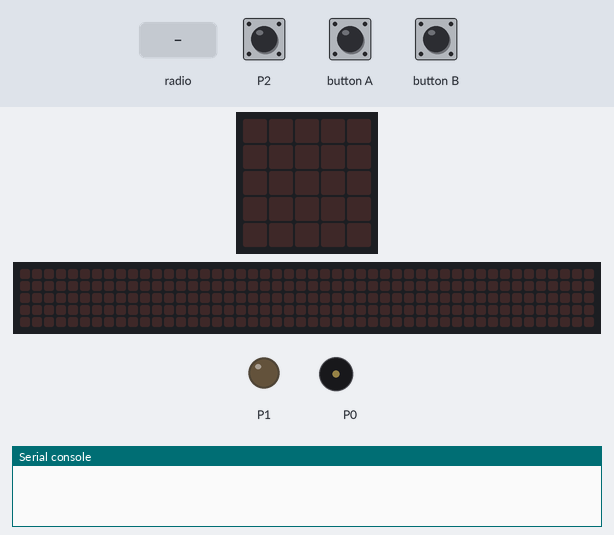
The program below on a simulated BBC micro:bit running MicroPython. Shown: the board's 5×5 LED display, a strip that is not on the board, showing the scrolling text unrolled, output pins drawn as LEDs (lit = HIGH), buzzer (waves = sounding), the last lines printed to the serial console. Inputs (shaded band) come from the test bench; at power-on: P2 LOW. No radio messages arrive unless stated (any console line starting 'radio sent:' is added by the test bench); the 48×5 strip is a reading aid, not a part: it shows the text the display is scrolling, unrolled, one strip-width of it at a time.

Above: at 1.2 s.
1.3 s: button A pressed for 0.15 s
At 2.5 s:
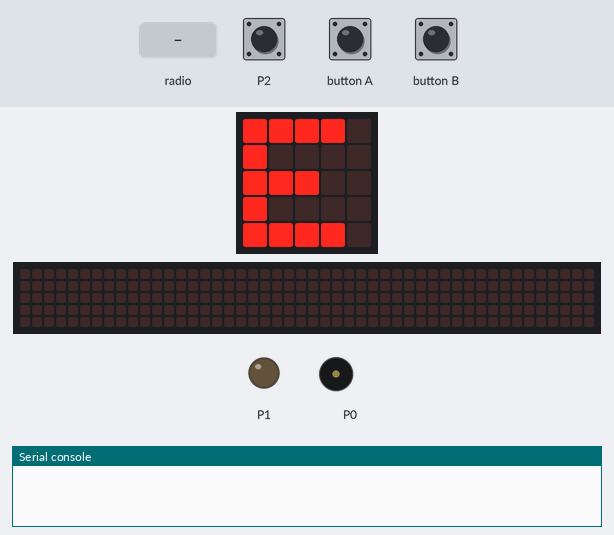
3.5 s: button B pressed for 0.15 s
At 3.55 s:
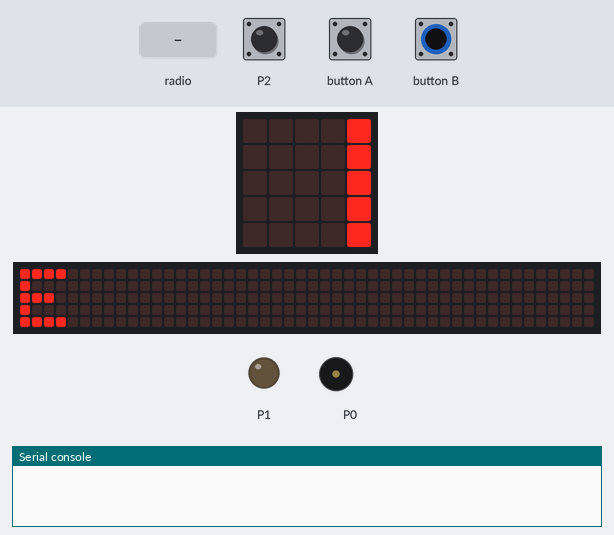
6.5 s: radio message "--." arrives
At 8.75 s:
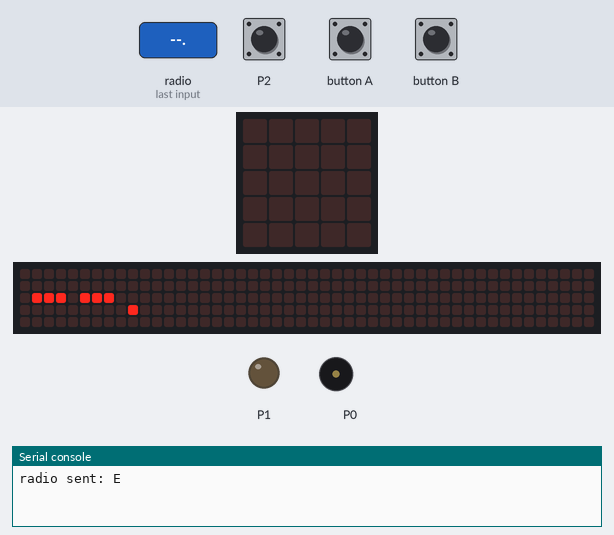
9.5 s: P2 pulled HIGH for 0.15 s
At 10.0 s:
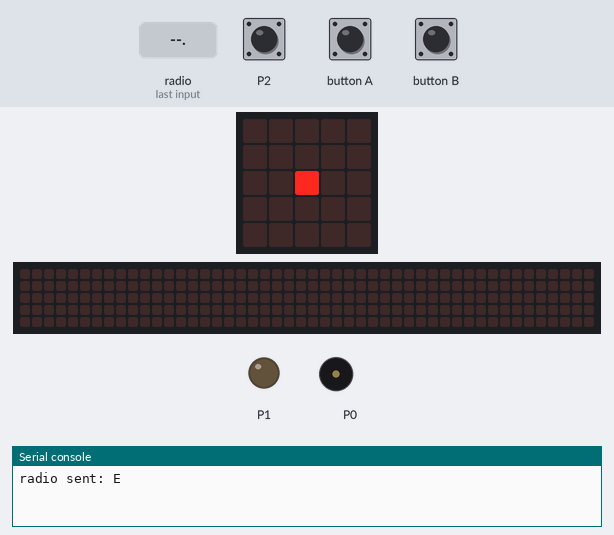
11.6 s: button A pressed for 1 s
At 11.75 s:
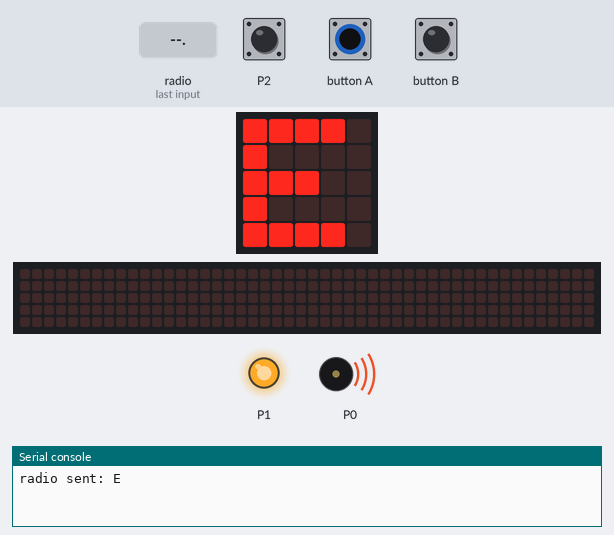
14.1 s: radio message "-.-." arrives
At 16.8 s:
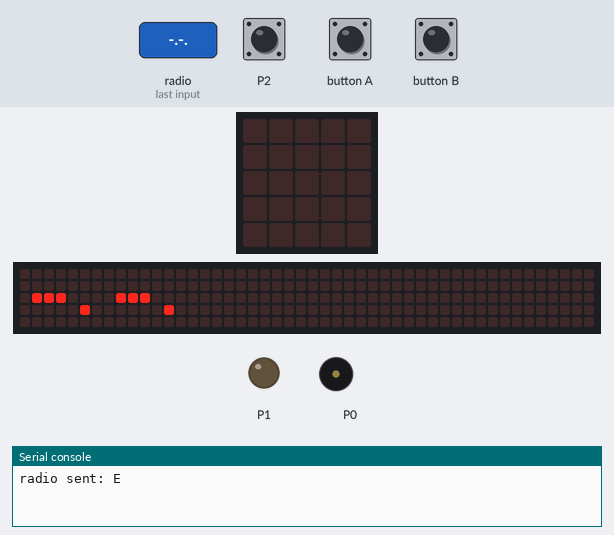
Timing chart, 0 to 18.1 s (numbered marks = the images above; inputs shaded):
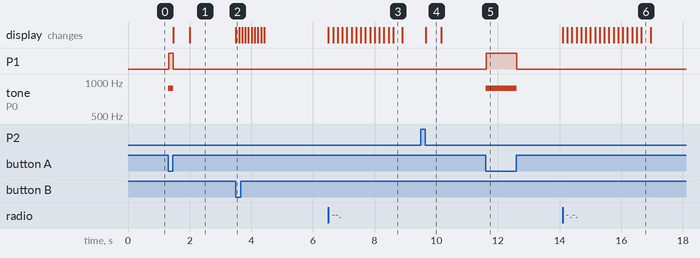

Measured:
- after the input at 1.3 s, P1: LOW → HIGH at once, → LOW 0.14 s later; tone on P0: silent → 880 Hz at once, → silent 0.16 s later; the display: first changes after 0.16 s (image 1 shows a later state)
- after the input at 3.5 s, the display: changes at once (image 2)
- after the input at 6.5 s, the display: changes at once (image 3)
- after the input at 9.5 s, the display: changes after 0.15 s (image 4)
- after the input at 11.6 s, P1: LOW → HIGH at once, → LOW 0.98 s later; tone on P0: silent → 880 Hz at once, → silent 1.0 s later
- after the input at 14.1 s, the display: changes at once (image 6)
- what the display in image 4 shows lasts 0.5 s, from 9.7 s to 10.2 s

The program:

morse_code_radio.py
```python
# morse:bit - A micro:bit Morse code transmitter and receiver.
# This program allows you to send and receive Morse code messages using the micro:bit.
# It uses the radio to send and receive messages, and the display to show the Morse code
# as it's being entered and the translated message.

# The MIT License (MIT)
# Copyright (c) 2024 Rajasimman <srajasimman@gmail.com>


from microbit import *
import music
import radio

radio.config(group=0)

# A lookup table of morse codes and associated characters.
MORSE_CODE_LOOKUP = {
    ".-": "A",
    "-...": "B",
    "-.-.": "C",
    "-..": "D",
    ".": "E",
    "..-.": "F",
    "--.": "G",
    "....": "H",
    "..": "I",
    ".---": "J",
    "-.-": "K",
    ".-..": "L",
    "--": "M",
    "-.": "N",
    "---": "O",
    ".--.": "P",
    "--.-": "Q",
    ".-.": "R",
    "...": "S",
    "-": "T",
    "..-": "U",
    "...-": "V",
    ".--": "W",
    "-..-": "X",
    "-.--": "Y",
    "--..": "Z",
    ".----": "1",
    "..---": "2",
    "...--": "3",
    "....-": "4",
    ".....": "5",
    "-....": "6",
    "--...": "7",
    "---..": "8",
    "----.": "9",
    "-----": "0"
}


def decode(buffer):
    # Attempts to get the buffer of Morse code data from the lookup table. If
    # it's not there, just return a full stop.
    return MORSE_CODE_LOOKUP.get(buffer, '.')


# How to display a single dot.
DOT = Image("00000:"
            "00000:"
            "00900:"
            "00000:"
            "00000:")


# How to display a single dash.
DASH = Image("00000:"
             "00000:"
             "09990:"
             "00000:"
             "00000:")


# To create a DOT you need to hold the button for less than 250ms.
DOT_THRESHOLD = 250
# To create a DASH you need to hold the button for less than 500ms.
DASH_THRESHOLD = 500


# Holds the incoming Morse signals.
buffer = ''
# Holds the translated Morse as characters.
message = ''
# The time from which the device has been waiting for the next keypress.
started_to_wait = running_time()


# Put the device in a loop to wait for and react to key presses.
while True:
    received_message = radio.receive()
    if received_message:
        display.scroll(received_message)
        received_message = ''
    # Work out how long the device has been waiting for a keypress.
    waiting = running_time() - started_to_wait
    # Reset the timestamp for the key_down_time.
    key_down_time = None
    # If button_a is held down, then...
    while button_a.is_pressed():
        # Play a beep - this is Morse code y'know ;-)
        music.pitch(880, 20)
        # Set pin1 (output) to "on"
        pin1.write_digital(1)
        # ...and if there's not a key_down_time then set it to now!
        if not key_down_time:
            key_down_time = running_time()
    # Alternatively, if pin2 (input) is getting a signal, pretend it's a
    # button_a key press...
    while pin2.read_digital():
        if not key_down_time:
            key_down_time = running_time()
    # Get the current time and call it key_up_time.
    key_up_time = running_time()
    # Set pin1 (output) to "off"
    pin1.write_digital(0)
    # If there's a key_down_time (created when button_a was first pressed
    # down).
    if key_down_time:
        # ... then work out for how long it was pressed.
        duration = key_up_time - key_down_time
        # If the duration is less than the max length for a "dot" press...
        if duration < DOT_THRESHOLD:
            # ... then add a dot to the buffer containing incoming Morse codes
            # and display a dot on the display.
            buffer += '.'
            display.show(DOT)
        # Else, if the duration is less than the max length for a "dash"
        # press... (but longer than that for a DOT ~ handled above)
        elif duration < DASH_THRESHOLD:
            # ... then add a dash to the buffer and display a dash.
            buffer += '-'
            display.show(DASH)
        # Otherwise, any other sort of keypress duration is ignored (this isn't
        # needed, but added for "understandability").
        else:
            pass
        # The button press has been handled, so reset the time from which the
        # device is starting to wait for a  button press.
        started_to_wait = running_time()
    # Otherwise, there hasn't been a button_a press during this cycle of the
    # loop, so check there's not been a pause to indicate an end of the
    # incoming Morse code character. The pause must be longer than a DASH
    # code's duration.
    elif len(buffer) > 0 and waiting > DASH_THRESHOLD:
        # There is a buffer and it's reached the end of a code so...
        # Decode the incoming buffer.
        character = decode(buffer)
        # Reset the buffer to empty.
        buffer = ''
        # Show the decoded character.
        display.show(character)
        # Add the character to the message.
        message += character
    # If the device is shaken, then remove the last character from the message.
    if accelerometer.was_gesture("shake"):
        message = message[:-1]
        display.show(message, delay=100)
    # Finally, if button_b was pressed while all the above was going on...
    if button_b.was_pressed():
        # ... display the message,
        display.scroll(message, delay=100)
        # then reset it to empty (ready for a new message).
        radio.send(message)
        message = ''
```
